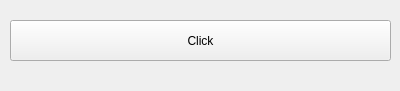
<?xml version="1.0" encoding="UTF-8"?>
<ui version="4.0">
 <class>Widget</class>
 <widget class="QWidget" name="Widget">
  <property name="geometry">
   <rect>
    <x>0</x>
    <y>0</y>
    <width>400</width>
    <height>91</height>
   </rect>
  </property>
  <property name="windowTitle">
   <string>Form</string>
  </property>
  <widget class="QPushButton" name="file_button">
   <property name="geometry">
    <rect>
     <x>10</x>
     <y>20</y>
     <width>381</width>
     <height>41</height>
    </rect>
   </property>
   <property name="text">
    <string>Click</string>
   </property>
  </widget>
 </widget>
 <resources/>
 <connections/>
</ui>
